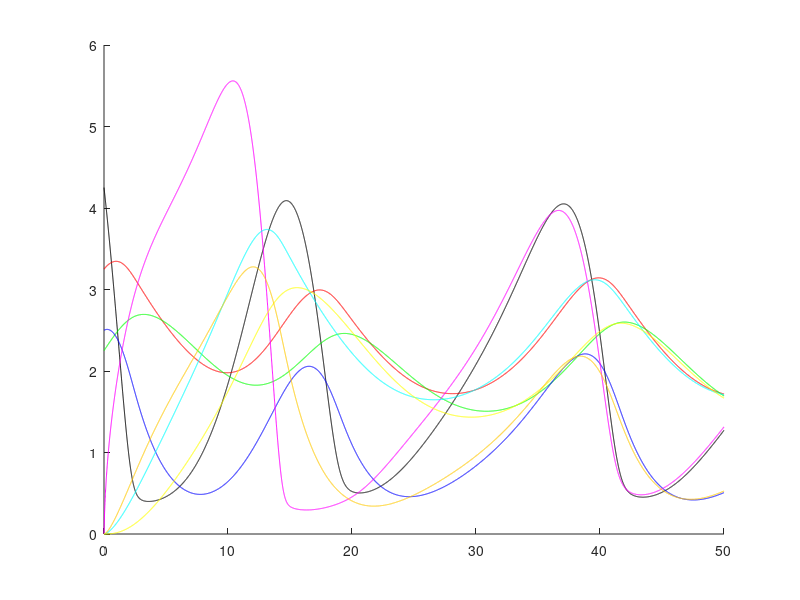

This chart was generated by the following MATLAB code:

% Matlab script automatically generated from a LEMS/SOM description

function Locke2008_Circadian_Clock_0()
    %Integrate the Locke2008_Circadian_Clock_0 model using matlab odesuite

    X_ = integrate();

    generate_plots(X_)

    dump_output(X_)

end

function X = integrate()

    %parameter list for your convenience
    Kc = 4.8283;
    v_4 = 1.0841;
    v_6 = 4.6645;
    vc = 6.7924;
    v_1 = 6.8355;
    v_2 = 8.4297;
    K = 1.0;
    v_8 = 3.5216;
    L = 0.0;
    n = 5.6645;
    k3 = 0.1177;
    K2 = 0.291;
    K1 = 2.7266;
    k7 = 0.2282;
    K6 = 9.9849;
    k5 = 0.3352;
    K4 = 8.1343;
    K8 = 7.4519;
    init_X1 = 4.25;
    tscale = 1.0;
    init_Z1 = 2.25;
    init_Z2 = 0.0;
    init_V1 = 2.5;
    init_V2 = 0.0;
    init_X2 = 0.0;
    compartment = 1.0;
    init_Y1 = 3.25;
    init_Y2 = 0.0;


    %assemble parameter array    
    pars = [Kc, v_4, v_6, vc, v_1, v_2, K, v_8, L, n, k3, K2, K1, k7, K6, k5, K4, K8, init_X1, tscale, init_Z1, init_Z2, init_V1, init_V2, init_X2, compartment, init_Y1, init_Y2, ];
    
    %initial conditions
    x0_ = [init_Y2, init_V1, init_Y1, init_V2, init_X2, init_X1, init_Z1, init_Z2, ];
    
   
    t_start = 0;
    t_end = 50.0;
    dt = 0.005;
    tint = t_start:dt:t_end;
    options = odeset('RelTol', 1e-6);
    [tout, xout] = ode45(@(t, x) dxdt(t, x, pars), tint, x0_, options);



    X = [tout, xout];

end


function xdot = dxdt(t, state, pars)
    xdot = zeros(length(state),1);

    Y2 = state(1);
    V1 = state(2);
    Y1 = state(3);
    V2 = state(4);
    X2 = state(5);
    X1 = state(6);
    Z1 = state(7);
    Z2 = state(8);


    Kc = pars(1);
    v_4 = pars(2);
    v_6 = pars(3);
    vc = pars(4);
    v_1 = pars(5);
    v_2 = pars(6);
    K = pars(7);
    v_8 = pars(8);
    L = pars(9);
    n = pars(10);
    k3 = pars(11);
    K2 = pars(12);
    K1 = pars(13);
    k7 = pars(14);
    K6 = pars(15);
    k5 = pars(16);
    K4 = pars(17);
    K8 = pars(18);
    init_X1 = pars(19);
    tscale = pars(20);
    init_Z1 = pars(21);
    init_Z2 = pars(22);
    init_V1 = pars(23);
    init_V2 = pars(24);
    init_X2 = pars(25);
    compartment = pars(26);
    init_Y1 = pars(27);
    init_Y2 = pars(28);


    rate__R6 = compartment .* v_4 .* Y1 ./ compartment ./ (K4 + Y1 ./ compartment);
    rate__R7 = compartment .* k5 .* Y1 ./ compartment;
    rate__R4 = compartment .* L;
    rate__R5 = compartment .* k3 .* X1 ./ compartment;
    rate__R2 = compartment .* v_2 .* X1 ./ compartment ./ (K2 + X1 ./ compartment);
    rate__R1 = compartment .* v_1 .* K1 .^ n ./ (K1 .^ n + (Z1 ./ compartment) .^ n);
    F = 1.0 ./ 2.0 .* (V1 + V2);
    rate__R3 = compartment .* vc .* K .* F ./ (Kc + K .* F);
    rate__R8 = compartment .* v_6 .* Z1 ./ compartment ./ (K6 + Z1 ./ compartment);
    rate__R9 = compartment .* k7 .* X1 ./ compartment;
    rate__R14 = compartment .* L;
    rate__R15 = compartment .* k3 .* X2 ./ compartment;
    rate__R16 = compartment .* v_4 .* Y2 ./ compartment ./ (K4 + Y2 ./ compartment);
    rate__R17 = compartment .* k5 .* Y2 ./ compartment;
    rate__R10 = compartment .* v_8 .* V1 ./ compartment ./ (K8 + V1 ./ compartment);
    rate__R11 = compartment .* v_1 .* K1 .^ n ./ (K1 .^ n + (Z2 ./ compartment) .^ n);
    rate__R12 = compartment .* v_2 .* X2 ./ compartment ./ (K2 + X2 ./ compartment);
    rate__R13 = compartment .* vc .* K .* F ./ (Kc + K .* F);
    rate__R20 = compartment .* v_8 .* V2 ./ compartment ./ (K8 + V2 ./ compartment);
    rate__R18 = compartment .* v_6 .* Z2 ./ compartment ./ (K6 + Z2 ./ compartment);
    rate__R19 = compartment .* k7 .* X2 ./ compartment;


    xdot(1) = tscale .* (rate__R15 - rate__R16);
    xdot(2) = tscale .* (rate__R9 - rate__R10);
    xdot(3) = tscale .* (rate__R5 - rate__R6);
    xdot(4) = tscale .* (rate__R19 - rate__R20);
    xdot(5) = tscale .* (rate__R11 - rate__R12 + rate__R13 + rate__R14);
    xdot(6) = tscale .* (rate__R1 - rate__R2 + rate__R3 + rate__R4);
    xdot(7) = tscale .* (rate__R7 - rate__R8);
    xdot(8) = tscale .* (rate__R17 - rate__R18);

end

function generate_plots(X)

    t = X(:, 1);
    Y2 = X(:, 2);
    V1 = X(:, 3);
    Y1 = X(:, 4);
    V2 = X(:, 5);
    X2 = X(:, 6);
    X1 = X(:, 7);
    Z1 = X(:, 8);
    Z2 = X(:, 9);

    figure(1);
    hold on;
    % uncomment below to bypass autoscaling
    %axis([0.0, 50.0, 0.0, 1.0])
    plot(t, X1, 'Color', hex2rgb('#000000'))
    plot(t, Y1, 'Color', hex2rgb('#ff0000'))
    plot(t, Z1, 'Color', hex2rgb('#00ff00'))
    plot(t, V1, 'Color', hex2rgb('#0000ff'))
    plot(t, X2, 'Color', hex2rgb('#ff00ff'))
    plot(t, Y2, 'Color', hex2rgb('#00ffff'))
    plot(t, Z2, 'Color', hex2rgb('#ffff00'))
    plot(t, V2, 'Color', hex2rgb('#ffc800'))

end

function dump_output(X)
    disp(['Dumping timeseries to file ', 'Locke2008_Circadian_Clock.dat'])
    save('Locke2008_Circadian_Clock.dat', 'X', '-ascii');
end

function c = hex2rgb(hexstring)
    f = @(i) hex2dec(hexstring(i:i+1))/255;
    c = arrayfun(f, 2:2:6);
end
